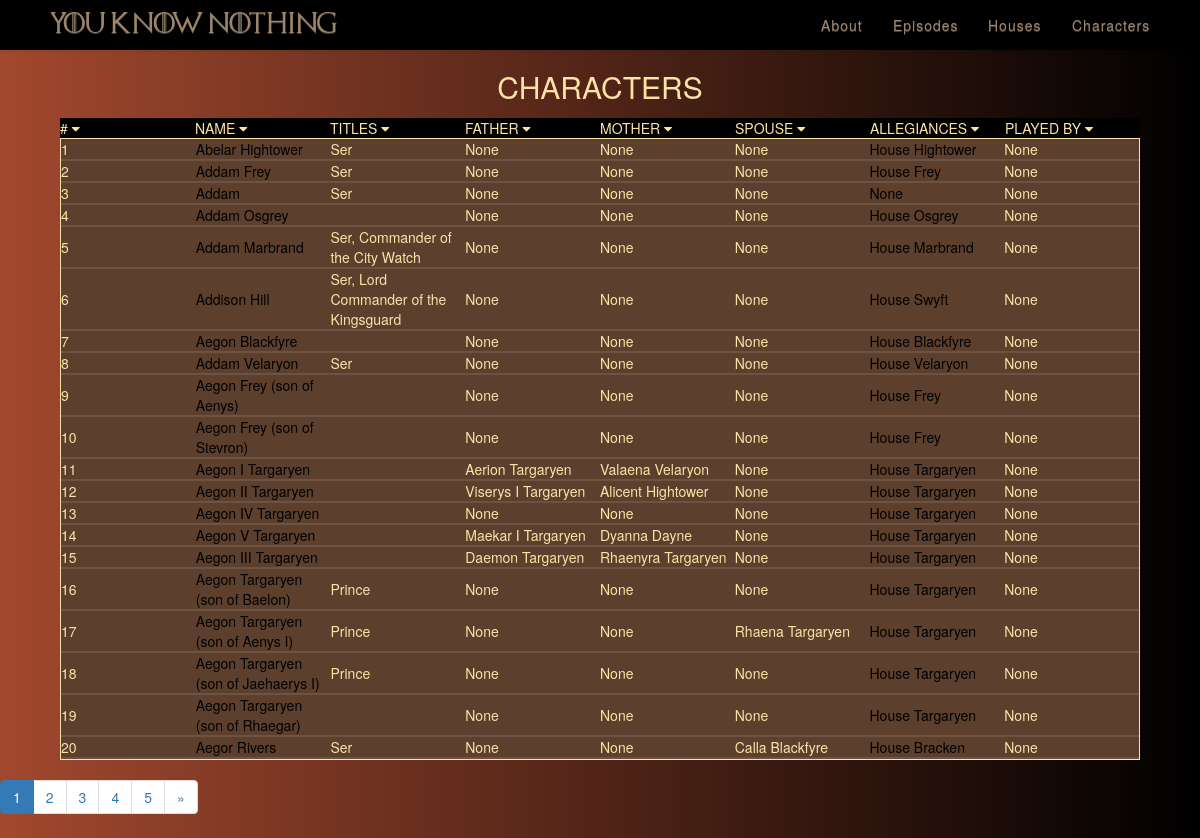
/characters, run on the app's committed database.
### app/models.py (models this page shows, shortened)
class Character(db.Model):
    id = db.Column(db.Integer, primary_key=True)
    name = db.Column(db.String, unique=True)
    titles = db.Column(db.String, unique=True)
    father = db.Column(db.String)
    mother = db.Column(db.String)
    spouse = db.Column(db.String)
    house = db.Column(db.String)
    actor = db.Column(db.String, unique=True)
    imageLink = db.Column(db.String, unique=True)

### app/views.py (the view)
@application.route('/characters', methods=['GET', 'POST'])
@application.route('/characters/<int:page>', methods=['GET', 'POST'])
def characters(page=1):
    characters = models.Character.query.paginate(page, 20, False)
    return render_template('characters.html', characters=characters)

### app/templates/characters.html (shortened to what this page needs)
<!doctype html>
<html>
<head>
        <link rel="stylesheet" href="{{url_for('static',
        filename='css/style.css')}}">
    <link rel="stylesheet" href="{{ url_for('static', filename='css/models.css') }}">
    <link rel="stylesheet" href="http://maxcdn.bootstrapcdn.com/font-awesome/4.2.0/css/font-awesome.min.css">
    <link rel="stylesheet" href="https://maxcdn.bootstrapcdn.com/bootstrap/3.3.7/css/bootstrap.min.css">
    <link rel="stylesheet" href="https://maxcdn.bootstrapcdn.com/bootstrap/3.3.7/css/bootstrap-theme.min.css">
</head>
<body>
    <div id="nav-row">
        <div ng-app>
            <nav class="navbar">{% include 'navWell.html' %}</nav>
        </div>
    </div>
    <h3 class = "page-title">Characters</h3>
    <div class="tbl-header">
        <table cellpadding="0" cellspacing="0" border="0">
            <thead>
                <tr>
                    <th> # <i class="fa fa-caret-down" onclick="sortTable(0); myFunction(0);"></i></th>
                    <th> Name <i class="fa fa-caret-down" onclick="sortTable(1); myFunction(1)"></i></th>
                    <th> Titles <i class="fa fa-caret-down"  onclick="sortTable(2); myFunction(2);"></i></th>
                    <th> Father <i class="fa fa-caret-down"  onclick="sortTable(4); myFunction(4)"> </i></th>
                    <th> Mother <i class="fa fa-caret-down"  onclick="sortTable(5); myFunction(5)"></i></th>
                    <th> Spouse <i class="fa fa-caret-down"  onclick="sortTable(6); myFunction(6)"></i></th>
                    <th> Allegiances <i class="fa fa-caret-down"  onclick="sortTable(7); myFunction(7)"></i></th>
                    <th> Played By <i id="arrow" class="fa fa-caret-down"  onclick="sortTable(8); myFunction(8)"></i></th>
                </tr>
            </thead>
        </table>
    </div>
    <div class="tbl-content">
        <table id="myTable2" cellpadding="0" cellspacing="0" border="0">
          {% block content %}
            <tbody>
                {% for character in characters.items %}
                <tr>
                    <td>{{ character.id }}</td>
                    <td><a href="{{ url_for('character', name=character.name)
                    }}">{{ character.name }}</a></td>
                    <td>{{ character.titles }}</td>
                    <td>{{ character.father }}</td>
                    <td>{{ character.mother }}</td>
                    <td>{{ character.spouse }}</td>
                    <td><a href="/houses/{{ character.house }}" class="link">{{ character.house }}</a></td>
                    <td>{{ character.actor }}</td>
                </tr>
                {%  endfor %}
            </tbody>
            {% endblock %}
        </table>
    </div>
    <nav aria-label="Page navigation example">
        <ul class="pagination justify-content-center">
        <li class="page-item active"><a class="page-link" href="{{ url_for('characters', page=characters.page) }}">{{characters.page}}</a></li>
        <li class="page-item"><a class="page-link" href="{{ url_for('characters', page=characters.next_num) }}">{{characters.next_num}}</a></li>
        <li class="page-item"><a class="page-link" href="{{ url_for('characters', page=characters.next_num+1) }}">{{characters.next_num+1}}</a></li>
        <li class="page-item"><a class="page-link" href="{{ url_for('characters', page=characters.next_num+1) }}">{{characters.next_num+2}}</a></li>
        <li class="page-item"><a class="page-link" href="{{ url_for('characters', page=characters.next_num+1) }}">{{characters.next_num+3}}</a></li>
        {% if characters.has_next %}<li class="page-item">
          <a class="page-link" href="{{ url_for('characters', page=characters.next_num) }}" aria-label="Next">
            <span aria-hidden="true">&raquo;</span>
          </a>
        </li>{% endif %}
      </ul>
    </nav>
  </body>
</html>

### app/templates/navWell.html (shortened to what this page needs)
<!DOCTYPE html>
<html lang="en">
<head>
    <link rel="stylesheet" href="{{ url_for('static', filename='css/style.css') }}">
    <link rel="stylesheet" href="{{ url_for('static', filename='css/hover.css') }}" media="all">
    <link rel="stylesheet" href="{{ url_for('static', filename='css/mobile.css') }}">
</head>
<body>
    <nav class="navbar navbar-default navbar-fixed-top navbar-shrink">
        <div class="container">
            <div class="navbar-header page-scroll">
                <a class="navbar-brand page-scroll" href="/">You know nothing</a>
            </div>
            <div class="collapse navbar-collapse" id="navbar-collapse-1">
                <ul class="nav navbar-nav navbar-right">
                    <li class="">
                        <a class="page-scroll hvr-underline-from-center" href="/about">About</a>
                    </li>
                    <li class="">
                        <a class="page-scroll hvr-underline-from-center" href="/episodes">Episodes</a>
                    </li>
                    <li class="">
                        <a class="page-scroll hvr-underline-from-center" href="/houses">Houses</a>
                    </li>
                    <li class="">
                        <a class="page-scroll hvr-underline-from-center" href="/characters">Characters</a>
                    </li>
                </ul>
            </div>
        </div>
    </nav>
</body>
</html>

### app/static/css/style.css (style rules this page uses)
html { height: 100%; overflow-x: hidden; }
#nav-row { width:100%; background-color: black; }
.navbar-brand { font-family: got-font; color: #9E8469; }
.navbar-fixed-top { width: 100%; }
.nav { background-color: black; color: #9E8469; }
.navbar-collapse a { color: #9E8469; }

### app/static/css/models.css (style rules this page uses)
body { background: #000000; background: -webkit-linear-gradient(to right, #A2482E , #000000); background: linear-gradient(to right, #A2482E , #000000); margin: 50px; }
.page-title { font-size: 30px; color: #FBE3A7; text-transform: uppercase; font-weight: 300; text-align: center; margin-bottom: 15px; }
table { width:100%; table-layout: fixed; }
.tbl-header { background-color: #000; margin-left: 5%; margin-right: 5%; }
.tbl-content { overflow-x:auto; margin-top: 0px; border: 1px solid #FBE3A7; margin-left: 5%; margin-right: 5%; background-color: #5D3F2D; }
th { padding: 20px 15px; text-align: left; font-weight: 500; font-size: 14px; color: #FBE3A7; text-transform: uppercase; }
td { padding: 20px 15px; padding-left: 15px; text-align: left; vertical-align:middle; font-weight: 300; font-size: 14px; color: #FBE3A7; border-bottom: solid 2px rgba(255,255,255,0.1); }
td a { color: #000; font-weight: 400; }

### app/static/css/mobile.css (style rules this page uses)
nav .container { background-color: black; margin: 0; width: 100%; padding-left: 15px; padding-right: 15px; }
.navbar-default { border-color: transparent; background-color: black; }
.navbar-default .navbar-brand { font-family: got-font; color: #9e8469; }
.navbar-default .navbar-collapse { border-color: rgba(255,255,255,.02); background-color: black; }
.navbar-default .nav li a { font-weight: 400; letter-spacing: 1px; color: #9e8469; }
@media (min-width:768px) { .navbar-default { padding:0; border: 0; background-color: black; -webkit-transition: padding .3s; -moz-transition: padding .3s; transition: padding .3s; } }
@media (min-width:768px) { .navbar-default .navbar-brand { font-size: 2em; -webkit-transition: all .3s; -moz-transition: all .3s; transition: all .3s; } }
@media (min-width:768px) { .navbar-default.navbar-shrink { padding: 0; background-color: black; } }
@media (min-width:768px) { .navbar-default.navbar-shrink .navbar-brand { font-size: 1.5em; } }
@media (min-width:768px) { nav .container { background-color: black; margin: 0; width: 100%; padding-left: 50px; padding-right: 50px; } }

### data on the page
Character: id "1", name "Abelar Hightower", titles "Ser", father "None", mother "None", spouse "None", house "House Hightower", actor "None"
Character: id "2", name "Addam Frey", titles "Ser", father "None", mother "None", spouse "None", house "House Frey", actor "None"
Character: id "3", name "Addam", titles "Ser", father "None", mother "None", spouse "None", house "None", actor "None"
Character: id "4", name "Addam Osgrey", father "None", mother "None", spouse "None", house "House Osgrey", actor "None"
Character: id "5", name "Addam Marbrand", titles "Ser, Commander of the City Watch", father "None", mother "None", spouse "None", house "House Marbrand", actor "None"
Character: id "6", name "Addison Hill", titles "Ser, Lord Commander of the Kingsguard", father "None", mother "None", spouse "None", house "House Swyft", actor "None"
Character: id "7", name "Aegon Blackfyre", father "None", mother "None", spouse "None", house "House Blackfyre", actor "None"
Character: id "8", name "Addam Velaryon", titles "Ser", father "None", mother "None", spouse "None", house "House Velaryon", actor "None"
Character: id "9", name "Aegon Frey (son of Aenys)", father "None", mother "None", spouse "None", house "House Frey", actor "None"
Character: id "10", name "Aegon Frey (son of Stevron)", father "None", mother "None", spouse "None", house "House Frey", actor "None"
Character: id "11", name "Aegon I Targaryen", father "Aerion Targaryen", mother "Valaena Velaryon", spouse "None", house "House Targaryen", actor "None"
Character: id "12", name "Aegon II Targaryen", father "Viserys I Targaryen", mother "Alicent Hightower", spouse "None", house "House Targaryen", actor "None"
Character: id "13", name "Aegon IV Targaryen", father "None", mother "None", spouse "None", house "House Targaryen", actor "None"
Character: id "14", name "Aegon V Targaryen", father "Maekar I Targaryen", mother "Dyanna Dayne", spouse "None", house "House Targaryen", actor "None"
Character: id "15", name "Aegon III Targaryen", father "Daemon Targaryen", mother "Rhaenyra Targaryen", spouse "None", house "House Targaryen", actor "None"
Character: id "16", name "Aegon Targaryen (son of Baelon)", titles "Prince", father "None", mother "None", spouse "None", house "House Targaryen", actor "None"
Character: id "17", name "Aegon Targaryen (son of Aenys I)", titles "Prince", father "None", mother "None", spouse "Rhaena Targaryen", house "House Targaryen", actor "None"
Character: id "18", name "Aegon Targaryen (son of Jaehaerys I)", titles "Prince", father "None", mother "None", spouse "None", house "House Targaryen", actor "None"
Character: id "19", name "Aegon Targaryen (son of Rhaegar)", father "None", mother "None", spouse "None", house "House Targaryen", actor "None"
Character: id "20", name "Aegor Rivers", titles "Ser", father "None", mother "None", spouse "Calla Blackfyre", house "House Bracken", actor "None"

### other printed values
{{ characters.page }} "1"
{{ characters.next_num }} "2"
{{ characters.next_num+1 }} "3"
{{ characters.next_num+2 }} "4"
{{ characters.next_num+3 }} "5"
